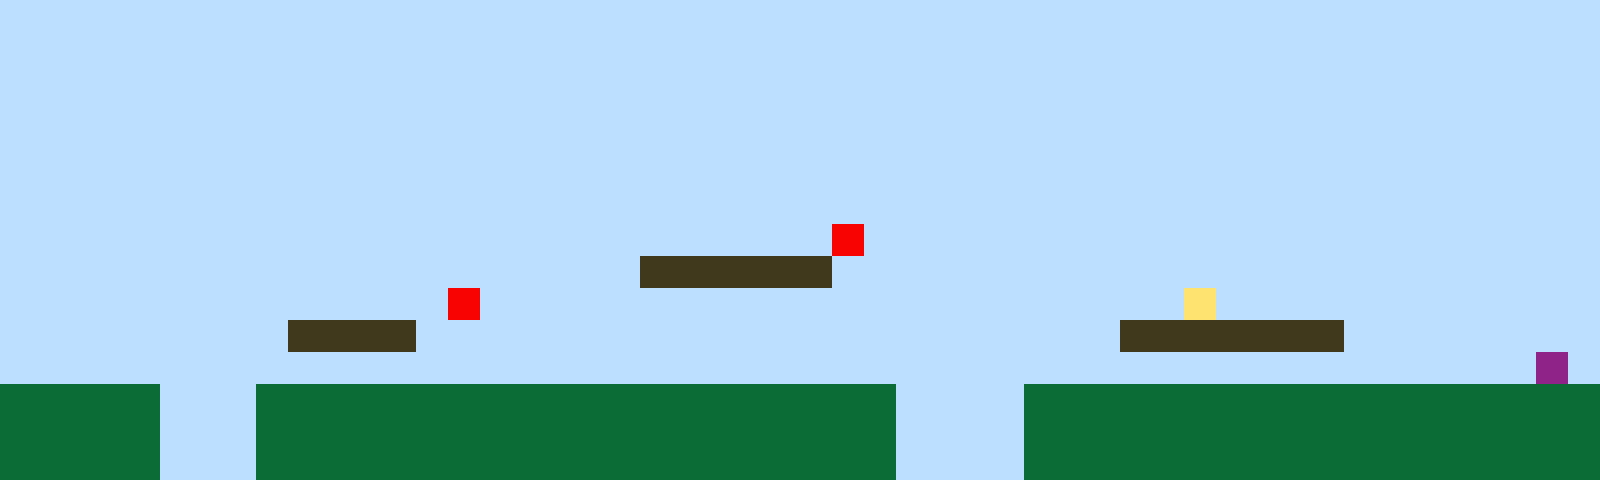

Rendered tile map (Tiled .tmx) drawn with the repository's tilesets; below, a short description and the full map source, tile grids included:
An orthogonal 50x15 tile map with 32x32 px tiles, 1 tile layer (Tile Layer 1).

<map version="1.10" tiledversion="1.11.2" orientation="orthogonal" renderorder="right-up" width="50" height="15" tilewidth="32" tileheight="32" infinite="0" nextlayerid="2" nextobjectid="1"><editorsettings><export target="map1.csv" format="csv" /></editorsettings><tileset firstgid="1" name="sprites" tilewidth="32" tileheight="32" tilecount="6" columns="3"><image source="sprites.png" width="96" height="64" /></tileset><layer id="1" name="Tile Layer 1" width="50" height="15"><data encoding="csv">1,1,1,1,1,1,1,1,1,1,1,1,1,1,1,1,1,1,1,1,1,1,1,1,1,1,1,1,1,1,1,1,1,1,1,1,1,1,1,1,1,1,1,1,1,1,1,1,1,1,1,1,1,1,1,1,1,1,1,1,1,1,1,1,1,1,1,1,1,1,1,1,1,1,1,1,1,1,1,1,1,1,1,1,1,1,1,1,1,1,1,1,1,1,1,1,1,1,1,1,1,1,1,1,1,1,1,1,1,1,1,1,1,1,1,1,1,1,1,1,1,1,1,1,1,1,1,1,1,1,1,1,1,1,1,1,1,1,1,1,1,1,1,1,1,1,1,1,1,1,1,1,1,1,1,1,1,1,1,1,1,1,1,1,1,1,1,1,1,1,1,1,1,1,1,1,1,1,1,1,1,1,1,1,1,1,1,1,1,1,1,1,1,1,1,1,1,1,1,1,1,1,1,1,1,1,1,1,1,1,1,1,1,1,1,1,1,1,1,1,1,1,1,1,1,1,1,1,1,1,1,1,1,1,1,1,1,1,1,1,1,1,1,1,1,1,1,1,1,1,1,1,1,1,1,1,1,1,1,1,1,1,1,1,1,1,1,1,1,1,1,1,1,1,1,1,1,1,1,1,1,1,1,1,1,1,1,1,1,1,1,1,1,1,1,1,1,1,1,1,1,1,1,1,1,1,1,1,1,1,1,1,1,1,1,1,1,1,1,1,1,1,1,1,1,1,1,1,1,1,1,1,1,1,1,1,1,1,1,1,1,1,1,1,1,1,1,1,1,1,1,1,1,1,1,1,1,1,1,1,1,1,1,1,1,1,1,1,1,1,1,1,1,1,1,1,5,1,1,1,1,1,1,1,1,1,1,1,1,1,1,1,1,1,1,1,1,1,1,1,1,1,1,1,1,1,1,1,1,1,1,1,1,1,1,1,1,1,1,1,3,3,3,3,3,3,1,1,1,1,1,1,1,1,1,1,1,1,1,1,1,1,1,1,1,1,1,1,1,1,1,1,1,1,1,1,1,1,1,1,1,1,1,1,5,1,1,1,1,1,1,1,1,1,1,1,1,1,1,1,1,1,1,1,1,1,1,4,1,1,1,1,1,1,1,1,1,1,1,1,1,1,1,1,1,1,1,1,1,3,3,3,3,1,1,1,1,1,1,1,1,1,1,1,1,1,1,1,1,1,1,1,1,1,1,3,3,3,3,3,3,3,1,1,1,1,1,1,1,1,1,1,1,1,1,1,1,1,1,1,1,1,1,1,1,1,1,1,1,1,1,1,1,1,1,1,1,1,1,1,1,1,1,1,1,1,1,1,1,1,1,1,1,1,1,1,1,1,6,1,2,2,2,2,2,1,1,1,2,2,2,2,2,2,2,2,2,2,2,2,2,2,2,2,2,2,2,2,1,1,1,1,2,2,2,2,2,2,2,2,2,2,2,2,2,2,2,2,2,2,2,2,2,2,2,1,1,1,2,2,2,2,2,2,2,2,2,2,2,2,2,2,2,2,2,2,2,2,1,1,1,1,2,2,2,2,2,2,2,2,2,2,2,2,2,2,2,2,2,2,2,2,2,2,2,1,1,1,2,2,2,2,2,2,2,2,2,2,2,2,2,2,2,2,2,2,2,2,1,1,1,1,2,2,2,2,2,2,2,2,2,2,2,2,2,2,2,2,2,2</data></layer></map>
